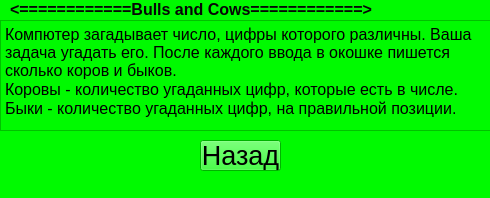
<?xml version="1.0" encoding="UTF-8"?>
<ui version="4.0">
 <class>Rules</class>
 <widget class="QMainWindow" name="Rules">
  <property name="geometry">
   <rect>
    <x>0</x>
    <y>0</y>
    <width>490</width>
    <height>198</height>
   </rect>
  </property>
  <property name="windowTitle">
   <string>MainWindow</string>
  </property>
  <property name="styleSheet">
   <string notr="true">background-color: rgb(0, 250, 0);</string>
  </property>
  <widget class="QWidget" name="centralwidget">
   <widget class="QLabel" name="label">
    <property name="geometry">
     <rect>
      <x>10</x>
      <y>0</y>
      <width>471</width>
      <height>16</height>
     </rect>
    </property>
    <property name="font">
     <font>
      <pointsize>12</pointsize>
     </font>
    </property>
    <property name="layoutDirection">
     <enum>Qt::RightToLeft</enum>
    </property>
    <property name="text">
     <string>&lt;html&gt;&lt;head/&gt;&lt;body&gt;&lt;p&gt;&lt;span style=&quot; font-weight:600; color:#060606;&quot;&gt;&amp;lt;============Bulls and Cows============&amp;gt;&lt;/span&gt;&lt;/p&gt;&lt;/body&gt;&lt;/html&gt;</string>
    </property>
    <property name="textFormat">
     <enum>Qt::AutoText</enum>
    </property>
   </widget>
   <widget class="QTextBrowser" name="textBrowser">
    <property name="geometry">
     <rect>
      <x>0</x>
      <y>20</y>
      <width>491</width>
      <height>111</height>
     </rect>
    </property>
    <property name="font">
     <font>
      <pointsize>15</pointsize>
     </font>
    </property>
    <property name="html">
     <string>&lt;!DOCTYPE HTML PUBLIC &quot;-//W3C//DTD HTML 4.0//EN&quot; &quot;http://www.w3.org/TR/REC-html40/strict.dtd&quot;&gt;
&lt;html&gt;&lt;head&gt;&lt;meta name=&quot;qrichtext&quot; content=&quot;1&quot; /&gt;&lt;style type=&quot;text/css&quot;&gt;
p, li { white-space: pre-wrap; }
&lt;/style&gt;&lt;/head&gt;&lt;body style=&quot; font-family:'MS Shell Dlg 2'; font-size:15pt; font-weight:400; font-style:normal;&quot;&gt;
&lt;p style=&quot; margin-top:0px; margin-bottom:0px; margin-left:0px; margin-right:0px; -qt-block-indent:0; text-indent:0px;&quot;&gt;&lt;span style=&quot; font-size:12pt;&quot;&gt;Компютер загадывает число, цифры которого различны. Ваша задача угадать его. После каждого ввода в окошке пишется сколько коров и быков. &lt;/span&gt;&lt;/p&gt;
&lt;p style=&quot; margin-top:0px; margin-bottom:0px; margin-left:0px; margin-right:0px; -qt-block-indent:0; text-indent:0px;&quot;&gt;&lt;span style=&quot; font-size:12pt;&quot;&gt;Коровы - количество угаданных цифр, которые есть в числе. &lt;/span&gt;&lt;/p&gt;
&lt;p style=&quot; margin-top:0px; margin-bottom:0px; margin-left:0px; margin-right:0px; -qt-block-indent:0; text-indent:0px;&quot;&gt;&lt;span style=&quot; font-size:12pt;&quot;&gt;Быки - количество угаданных цифр, на правильной позиции.&lt;/span&gt;&lt;/p&gt;&lt;/body&gt;&lt;/html&gt;</string>
    </property>
   </widget>
   <widget class="QPushButton" name="pushButton">
    <property name="geometry">
     <rect>
      <x>200</x>
      <y>140</y>
      <width>81</width>
      <height>31</height>
     </rect>
    </property>
    <property name="font">
     <font>
      <pointsize>20</pointsize>
     </font>
    </property>
    <property name="text">
     <string>Назад</string>
    </property>
   </widget>
  </widget>
  <widget class="QMenuBar" name="menubar">
   <property name="geometry">
    <rect>
     <x>0</x>
     <y>0</y>
     <width>490</width>
     <height>21</height>
    </rect>
   </property>
  </widget>
  <widget class="QStatusBar" name="statusbar"/>
 </widget>
 <resources/>
 <connections/>
</ui>
